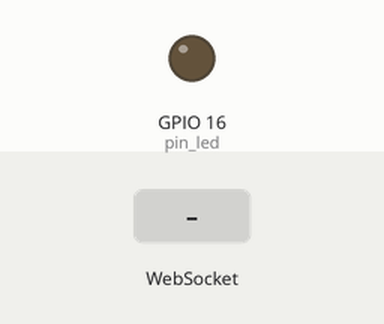
Recording of a sketch running on a simulated ESP8266 (NodeMCU). Shown: output pins drawn as LEDs (lit = HIGH). The inputs (shaded band) are chosen by the test bench. WiFi joins after 1.5 s; servers stay silent unless stated; storage starts empty; what the sketch prints to the serial monitor is not drawn.

Above: at 2.7 s.
2.8 s: WebSocket text "LEDonoff" received
At 3.8 s:
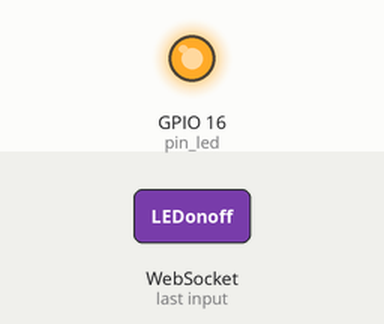
4.3 s: WebSocket text "ON" received
5.8 s: WebSocket text "1" received
Timing chart, 0 to 8.8 s (numbered marks = the images above; inputs shaded):
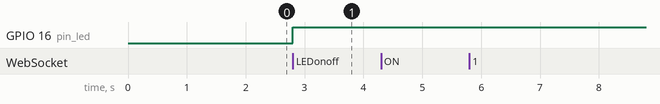

Measured:
- after the input at 2.8 s, GPIO 16 (pin_led): LOW → HIGH at once
- after the input at 4.3 s, every drawn part: stays the same
- after the input at 5.8 s, every drawn part: stays the same

The sketch:

esp8266_websocket.ino
```cpp
/*
 * Date: Sun, 05/04/2020
 * Desc: ESP8266, SPIFFS websocket
 * Info: Turn ON/OFF LED 16
 */
#include "settings.h"
#include <ESP8266WiFi.h>
#include <ESP8266WebServer.h>
#include <FS.h>
#include <ArduinoJson.h>
#include <WebSocketsServer.h>

ESP8266WebServer server;
WebSocketsServer webSocket = WebSocketsServer(88);

uint8_t pin_led = 16;
char* ssid = my_ssid;
char* password = my_pass;

int websockMillis = 50;
String website, JSONtxt;
boolean LEDonoff = true;


void WebSite()
{
  server.send(200, "text/html", webSiteCont);
}

void webSocketEvent(uint8_t num, WStype_t type, uint8_t * payload, size_t length){
  String payloadString = (const char *)payload;
  Serial.print("payloadString= ");
  Serial.println(payloadString);

  if(type == WStype_TEXT){
    byte separator = payloadString.indexOf('=');
    String var = payloadString.substring(0, separator);
    Serial.print("var= ");
    Serial.println(var);
    String val = payloadString.substring(separator+1);
    Serial.print("val= ");
    Serial.println(val);
    Serial.println("------------");

    if(var == "LEDonoff"){
      LEDonoff = false;
      if(val == "ON"){
        LEDonoff = true;
      }
    }
  }
}

void setup()
{
  SPIFFS.begin();
  pinMode(pin_led, OUTPUT);
  WiFi.begin(ssid,password);
  Serial.begin(115200);
  while(WiFi.status()!=WL_CONNECTED)
  {
    Serial.print(".");
    delay(500);
  }
  Serial.println("");
  Serial.print("IP Address: ");
  Serial.println(WiFi.localIP());
  Serial.print("MAC Address: ");
  Serial.println(WiFi.macAddress());

  server.on("/", WebSite);
  server.begin();

  webSocket.begin();
  webSocket.onEvent(webSocketEvent);
}

void loop()
{
  server.handleClient();
  webSocket.loop();
  if(LEDonoff == true){
    digitalWrite(pin_led, LOW);
  }else{
    digitalWrite(pin_led, HIGH);
  }

  String LEDswitch = "OFF";
  if(LEDonoff == true){
    LEDswitch = "ON";
  }
  JSONtxt = "{\"LEDonoff\":\"" + LEDswitch + "\"}";
  webSocket.broadcastTXT(JSONtxt);
}
```

settings.h
```cpp
/*
 This file stores variable settings
*/

#ifndef settings_h
#define settings_h

char* my_ssid = "espard";
char* my_pass = "abc132de";

char webSiteCont[] PROGMEM =
R"=====(
<!DOCTYPE html>
<html lang="en">
<head>
    <meta charset="UTF-8">
    <meta name="viewport" content="width=device-width, initial-scale=1.0">
    <style>
    #btn{
      display: inline-block;
      text-decoration: none;
      background: #8cd460;
      color: rgba(255, 255, 255, 0.80);
      font-weight: bold;
      font: 100px arial, sans-serif;
      width: 320px;
      height: 320px;
      line-height: 320px;
      border-radius: 50%;
      margin: 30%;
      margin-top: 60px;
      text-align: center;
      vertical-align: middle;
      overflow: hidden;
      box-shadow: 0px 0px 0px 8px #8cd460;
      border: solid 2px rgba(255, 255, 255, 0.47);
      transition: 0.4s;
    }
    </style>
    <title>ESP8266</title>
</head>
<body>
  <a href="#" id="btn" onclick="myFunction()"></a>
  <script>
      InitWebSocket();
      function InitWebSocket(){
          websock = new WebSocket('ws://' + window.location.hostname + ':88/');
          websock.onmessage = function(event){
              JSONobj = JSON.parse(event.data);
              document.getElementById('btn').innerHTML = JSONobj.LEDonoff;
              if(JSONobj.LEDonoff == 'ON'){
                  document.getElementById('btn').style.background = '#8cd460';
                  document.getElementById('btn').style["boxShadow"] = "0px 0px 0px 8px #8cd460";
              } else {
                  document.getElementById('btn').style.background = '#111111';
                  document.getElementById('btn').style["boxShadow"] = "0px 0px 0px 8px #111111";
              }
          }; // end of onmessage
      }; // end of websocket
      function myFunction(){
          btn = 'LEDonoff=ON';
          if(document.getElementById('btn').innerHTML === 'ON'){
             btn = 'LEDonoff=OFF';
          }
          websock.send(btn);
      };
  </script>
</body>
</html>
)=====";

#endif
```
